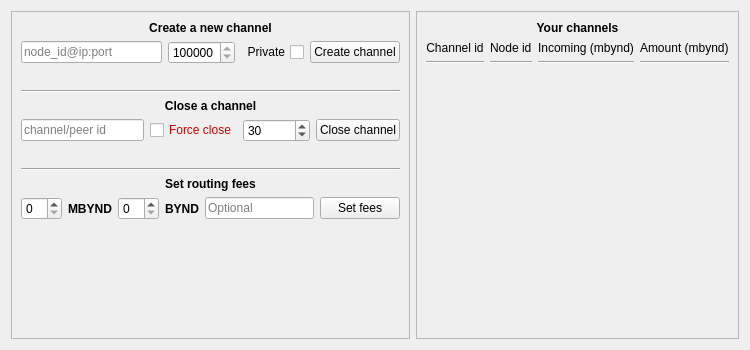
<?xml version="1.0" encoding="UTF-8"?>
<ui version="4.0">
 <class>ChannelsPage</class>
 <widget class="QWidget" name="ChannelsPage">
  <property name="geometry">
   <rect>
    <x>0</x>
    <y>0</y>
    <width>750</width>
    <height>350</height>
   </rect>
  </property>
  <property name="windowTitle">
   <string>Form</string>
  </property>
  <layout class="QVBoxLayout" name="verticalLayout">
   <item>
    <layout class="QHBoxLayout" name="horizontalLayout">
     <item>
      <widget class="QFrame" name="verticalFrame_2">
       <property name="frameShape">
        <enum>QFrame::StyledPanel</enum>
       </property>
       <layout class="QVBoxLayout" name="verticalLayout_3">
        <item>
         <layout class="QVBoxLayout" name="verticalLayout_4">
          <item>
           <widget class="QLabel" name="label">
            <property name="font">
             <font>
              <weight>75</weight>
              <bold>true</bold>
             </font>
            </property>
            <property name="text">
             <string>Create a new channel</string>
            </property>
            <property name="alignment">
             <set>Qt::AlignCenter</set>
            </property>
           </widget>
          </item>
          <item>
           <layout class="QHBoxLayout" name="horizontalLayout_2">
            <item>
             <widget class="QLineEdit" name="lineNewChannelId">
              <property name="minimumSize">
               <size>
                <width>100</width>
                <height>0</height>
               </size>
              </property>
              <property name="toolTip">
               <string>The node to open a channel with</string>
              </property>
              <property name="placeholderText">
               <string>node_id@ip:port</string>
              </property>
             </widget>
            </item>
            <item>
             <widget class="QSpinBox" name="spinNewChannelAmount">
              <property name="toolTip">
               <string>The amount of microbeyondcoin used to fund the channel</string>
              </property>
              <property name="minimum">
               <number>100000</number>
              </property>
              <property name="maximum">
               <number>1680000000</number>
              </property>
             </widget>
            </item>
            <item>
             <widget class="QCheckBox" name="checkPrivateChannel">
              <property name="toolTip">
               <string>Check this if you don't want to announce this channel</string>
              </property>
              <property name="layoutDirection">
               <enum>Qt::RightToLeft</enum>
              </property>
              <property name="text">
               <string>Private</string>
              </property>
             </widget>
            </item>
            <item>
             <widget class="QPushButton" name="buttonNewChannel">
              <property name="text">
               <string>Create channel</string>
              </property>
             </widget>
            </item>
           </layout>
          </item>
          <item>
           <widget class="QLabel" name="labelNewChannelResult">
            <property name="font">
             <font>
              <weight>75</weight>
              <italic>true</italic>
              <bold>true</bold>
             </font>
            </property>
            <property name="text">
             <string/>
            </property>
            <property name="alignment">
             <set>Qt::AlignCenter</set>
            </property>
            <property name="textInteractionFlags">
             <set>Qt::LinksAccessibleByMouse|Qt::TextSelectableByMouse</set>
            </property>
           </widget>
          </item>
         </layout>
        </item>
        <item>
         <widget class="Line" name="line_5">
          <property name="orientation">
           <enum>Qt::Horizontal</enum>
          </property>
         </widget>
        </item>
        <item>
         <layout class="QVBoxLayout" name="verticalLayout_5">
          <item>
           <widget class="QLabel" name="label_3">
            <property name="font">
             <font>
              <weight>75</weight>
              <bold>true</bold>
             </font>
            </property>
            <property name="text">
             <string>Close a channel</string>
            </property>
            <property name="alignment">
             <set>Qt::AlignCenter</set>
            </property>
           </widget>
          </item>
          <item>
           <layout class="QHBoxLayout" name="horizontalLayout_3">
            <item>
             <widget class="QLineEdit" name="lineCloseId">
              <property name="minimumSize">
               <size>
                <width>100</width>
                <height>0</height>
               </size>
              </property>
              <property name="toolTip">
               <string>The Id of a node or a channel (or a short id of a channel)</string>
              </property>
              <property name="placeholderText">
               <string>channel/peer id</string>
              </property>
             </widget>
            </item>
            <item>
             <widget class="QCheckBox" name="checkCloseForce">
              <property name="toolTip">
               <string>CAUTION : If check the channel will be unilateraly closed after timeout</string>
              </property>
              <property name="styleSheet">
               <string notr="true">color: rgb(204, 0, 0);</string>
              </property>
              <property name="text">
               <string>Force close</string>
              </property>
             </widget>
            </item>
            <item>
             <widget class="QSpinBox" name="spinCloseTimeout">
              <property name="toolTip">
               <string>If close is forced, it is the timeout (default to 30s)</string>
              </property>
              <property name="minimum">
               <number>1</number>
              </property>
              <property name="maximum">
               <number>99999999</number>
              </property>
              <property name="value">
               <number>30</number>
              </property>
             </widget>
            </item>
            <item>
             <widget class="QPushButton" name="buttonCloseChannel">
              <property name="text">
               <string>Close channel</string>
              </property>
             </widget>
            </item>
           </layout>
          </item>
          <item>
           <widget class="QLabel" name="labelCloseResult">
            <property name="font">
             <font>
              <weight>75</weight>
              <italic>true</italic>
              <bold>true</bold>
             </font>
            </property>
            <property name="text">
             <string/>
            </property>
            <property name="alignment">
             <set>Qt::AlignCenter</set>
            </property>
            <property name="textInteractionFlags">
             <set>Qt::LinksAccessibleByMouse|Qt::TextSelectableByMouse</set>
            </property>
           </widget>
          </item>
         </layout>
        </item>
        <item>
         <widget class="Line" name="line_4">
          <property name="orientation">
           <enum>Qt::Horizontal</enum>
          </property>
         </widget>
        </item>
        <item>
         <layout class="QVBoxLayout" name="verticalLayout_7">
          <item>
           <widget class="QLabel" name="label_5">
            <property name="font">
             <font>
              <weight>75</weight>
              <bold>true</bold>
             </font>
            </property>
            <property name="text">
             <string>Set routing fees</string>
            </property>
            <property name="alignment">
             <set>Qt::AlignCenter</set>
            </property>
           </widget>
          </item>
          <item>
           <layout class="QHBoxLayout" name="horizontalLayout_4">
            <item>
             <widget class="QSpinBox" name="spinSetFeesBase">
              <property name="toolTip">
               <string>Base routing fees (fixed amount for each routing)</string>
              </property>
             </widget>
            </item>
            <item>
             <widget class="QLabel" name="label_6">
              <property name="font">
               <font>
                <weight>75</weight>
                <bold>true</bold>
               </font>
              </property>
              <property name="text">
               <string>MBYND</string>
              </property>
             </widget>
            </item>
            <item>
             <widget class="QSpinBox" name="spinSetFeesPpm">
              <property name="toolTip">
               <string>Ppm (proportionaly per millionth) fees : amount in bynd to charge for each million microbeyondcoin routed through</string>
              </property>
             </widget>
            </item>
            <item>
             <widget class="QLabel" name="label_9">
              <property name="font">
               <font>
                <weight>75</weight>
                <bold>true</bold>
               </font>
              </property>
              <property name="text">
               <string>BYND</string>
              </property>
             </widget>
            </item>
            <item>
             <widget class="QLineEdit" name="lineSetFeesId">
              <property name="toolTip">
               <string>Channel, short channel, or peer id to apply this routing fees to. If not specified, set fees globally.</string>
              </property>
              <property name="placeholderText">
               <string>Optional</string>
              </property>
             </widget>
            </item>
            <item>
             <widget class="QPushButton" name="buttonSetFees">
              <property name="text">
               <string>Set fees</string>
              </property>
             </widget>
            </item>
           </layout>
          </item>
          <item>
           <widget class="QLabel" name="labelSetFeesResult">
            <property name="font">
             <font>
              <weight>75</weight>
              <italic>true</italic>
              <bold>true</bold>
             </font>
            </property>
            <property name="text">
             <string/>
            </property>
            <property name="alignment">
             <set>Qt::AlignCenter</set>
            </property>
           </widget>
          </item>
         </layout>
        </item>
        <item>
         <spacer name="verticalSpacer">
          <property name="orientation">
           <enum>Qt::Vertical</enum>
          </property>
          <property name="sizeHint" stdset="0">
           <size>
            <width>20</width>
            <height>40</height>
           </size>
          </property>
         </spacer>
        </item>
       </layout>
      </widget>
     </item>
     <item>
      <widget class="QFrame" name="verticalFrame">
       <property name="frameShape">
        <enum>QFrame::StyledPanel</enum>
       </property>
       <layout class="QVBoxLayout" name="verticalLayout_2">
        <item>
         <widget class="QLabel" name="label_2">
          <property name="font">
           <font>
            <weight>75</weight>
            <bold>true</bold>
           </font>
          </property>
          <property name="text">
           <string>Your channels</string>
          </property>
          <property name="alignment">
           <set>Qt::AlignCenter</set>
          </property>
         </widget>
        </item>
        <item>
         <layout class="QVBoxLayout" name="verticalLayoutnX">
          <item>
           <layout class="QHBoxLayout" name="horizontalLayout_5">
            <item>
             <layout class="QVBoxLayout" name="layoutChannelId">
              <item>
               <widget class="QLabel" name="label_4">
                <property name="text">
                 <string>Channel id</string>
                </property>
                <property name="alignment">
                 <set>Qt::AlignCenter</set>
                </property>
               </widget>
              </item>
              <item>
               <widget class="Line" name="line">
                <property name="orientation">
                 <enum>Qt::Horizontal</enum>
                </property>
               </widget>
              </item>
             </layout>
            </item>
            <item>
             <layout class="QVBoxLayout" name="layoutNodeId">
              <item>
               <widget class="QLabel" name="label_7">
                <property name="text">
                 <string>Node id</string>
                </property>
               </widget>
              </item>
              <item>
               <widget class="Line" name="line_2">
                <property name="orientation">
                 <enum>Qt::Horizontal</enum>
                </property>
               </widget>
              </item>
             </layout>
            </item>
            <item>
             <layout class="QVBoxLayout" name="layoutIncoming">
              <item>
               <widget class="QLabel" name="label_10">
                <property name="text">
                 <string>Incoming (mbynd)</string>
                </property>
               </widget>
              </item>
              <item>
               <widget class="Line" name="line_6">
                <property name="orientation">
                 <enum>Qt::Horizontal</enum>
                </property>
               </widget>
              </item>
             </layout>
            </item>
            <item>
             <layout class="QVBoxLayout" name="layoutAmount">
              <item>
               <widget class="QLabel" name="label_8">
                <property name="text">
                 <string>Amount (mbynd)</string>
                </property>
               </widget>
              </item>
              <item>
               <widget class="Line" name="line_3">
                <property name="orientation">
                 <enum>Qt::Horizontal</enum>
                </property>
               </widget>
              </item>
             </layout>
            </item>
           </layout>
          </item>
         </layout>
        </item>
        <item>
         <spacer name="verticalSpacer_2">
          <property name="orientation">
           <enum>Qt::Vertical</enum>
          </property>
          <property name="sizeHint" stdset="0">
           <size>
            <width>20</width>
            <height>40</height>
           </size>
          </property>
         </spacer>
        </item>
       </layout>
      </widget>
     </item>
    </layout>
   </item>
  </layout>
 </widget>
 <resources/>
 <connections/>
</ui>
